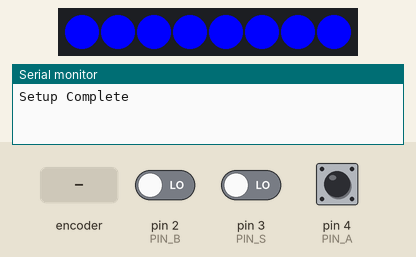
Recording of a sketch running on a simulated Arduino Uno, built with avr-gcc and run on an emulated ATmega328P. Shown: 8 RGB LEDs in strip order, left to right, the last lines printed to the serial monitor. The inputs (shaded band) are chosen by the test bench; at power-on: pin 3 (PIN_S) LOW, pin 2 (PIN_B) LOW, pin 4 (PIN_A) HIGH.

Above: at 1.2 s.
1.3 s: pin 3 (PIN_S) driven HIGH
At 1.42 s:
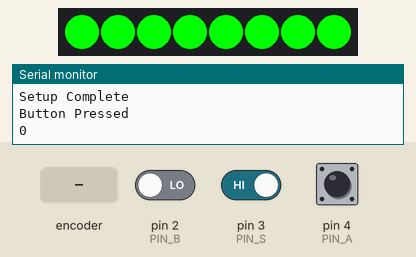
3.8 s: rotary encoder on pin 4 (PIN_A) / pin 2 (PIN_B) turned 1 step (first pin leading)
At 3.97 s:
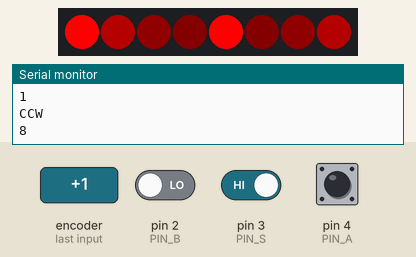
5.5 s: rotary encoder on pin 4 (PIN_A) / pin 2 (PIN_B) turned 2 steps (second pin leading)
At 5.9 s:
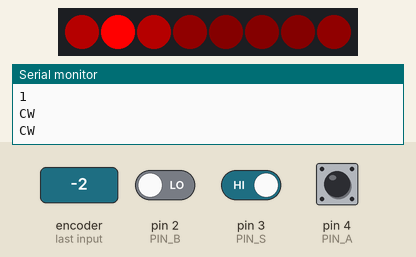
7.4 s: pin 3 (PIN_S) driven LOW
Timing chart, 0 to 9.9 s (numbered marks = the images above; inputs shaded):
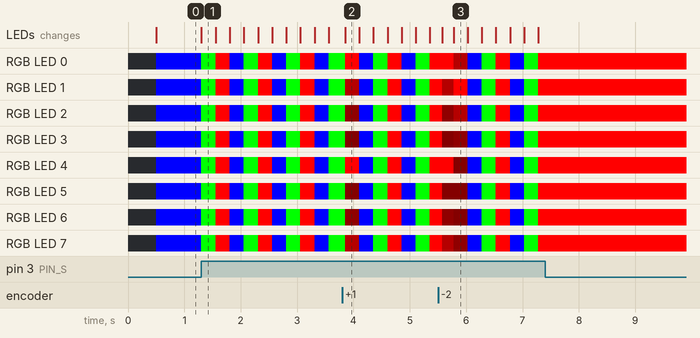

Measured:
- after the input at 1.3 s, RGB LED 0–7: RGB(0, 0, 255) → RGB(0, 255, 0) at once, then repeats every 0.75 s: RGB(255, 0, 0) 0.25 s, RGB(0, 0, 255) 0.25 s, RGB(0, 255, 0) 0.25 s; the LEDs: change at once (image 1)
- after the input at 7.4 s, every drawn part: stays the same

The sketch:

dial_test.ino
```cpp
#include <FastLED.h>

//fast led stuff
#define LED_NUM 8
#define DATA_PIN 5
int led_index;
#define BRIGHT_LOW  20
#define BRIGHT_HIGH 255

#define DIMMER_RATE 300

int colors[3] = {160, 96, 0};
int color_index;
int hues[1] = {255};
int hue_index = 0;
int bright_index;
CRGB leds[LED_NUM];
//rotary encoder stuff
#define PIN_A 4
#define PIN_B 2
#define PIN_S 3
int a, b, last_a;

long int timer;
long int io_timer;
long int dimmer_timer;

int switch_state;

void setup()
{
    Serial.begin(9600);

    pinMode(PIN_A, INPUT);
    pinMode(PIN_B, INPUT);

    pinMode(PIN_S, INPUT);

    last_a = digitalRead(PIN_A);

    switch_state = LOW;

    FastLED.addLeds<SK6812, DATA_PIN, GRB>(leds, LED_NUM);
    FastLED.show();
    led_index = 0;
    color_index = 0;

    timer = millis();
    io_timer = millis();

    //set_brightness(BRIGHT_HIGH);

    Serial.println("Setup Complete");
}

void loop()
{
  //rotary encoder
  a = digitalRead(PIN_A);
  if((a != last_a) && a == HIGH)
  {
    b = digitalRead(PIN_B);
    if(b != a)
    {
      //ccw
      Serial.println("CCW");

      led_index = (--led_index < 0) ? LED_NUM : led_index;
      Serial.println(led_index);
      mode_bright(led_index);
    }
    else
    {
      //cw
      Serial.println("CW");
      led_index = (++led_index >= LED_NUM) ? 0 : led_index;
      mode_bright(led_index);
    }
    timer = millis();
  }
  last_a = a;

  //re button
  if((digitalRead(PIN_S) == HIGH) && (millis() - timer > 250))
  {
    Serial.println("Button Pressed");
    set_color();
    timer = millis();
  }

  //reset to full brightness after action
  if(millis() - timer > 500)
  {
    bright_index = 255;
    set_brightness(bright_index);
  }
  //dimmer


}
void set_brightness(int bright)
{
  hsv2rgb_rainbow(CHSV(colors[color_index], hues[hue_index], bright), leds[0]);
  set_all();
}
void set_all()
{
  fill_solid(leds, LED_NUM, leds[0]);
  FastLED.show();
}
void mode_bright(int start)
{
  //first one stays full brightness while others are subtracted
  hsv2rgb_rainbow(CHSV(colors[color_index], 255, 255), leds[start]);
  int next, prev;
  for(int i = 1; i < (LED_NUM/2); i++)
  {
    if((next = start + i) >= LED_NUM)
    {
      next = i - (LED_NUM - start);
    }
    if((prev = start - i) < 0)
    {
      prev = LED_NUM - (i - start);
    }
    //if(start + i >= LED_NUM)
    int bright = 255/(2*i);
    hsv2rgb_rainbow(CHSV(colors[color_index], 255, bright), leds[next]);
    hsv2rgb_rainbow(CHSV(colors[color_index], 255, bright), leds[prev]);
  }
  if(LED_NUM%2 == 0)
  {
    //fadeLightBy(leds[start
  }
  FastLED.show();
}
void set_color()
{
  Serial.println(color_index);
  if(++color_index >= 3)
  {
      color_index = 0;
  }
  //fill_solid(&leds, LED_NUM,
  hsv2rgb_rainbow(CHSV(colors[color_index], 255, 255), leds[0]);
  set_all();
}
```
